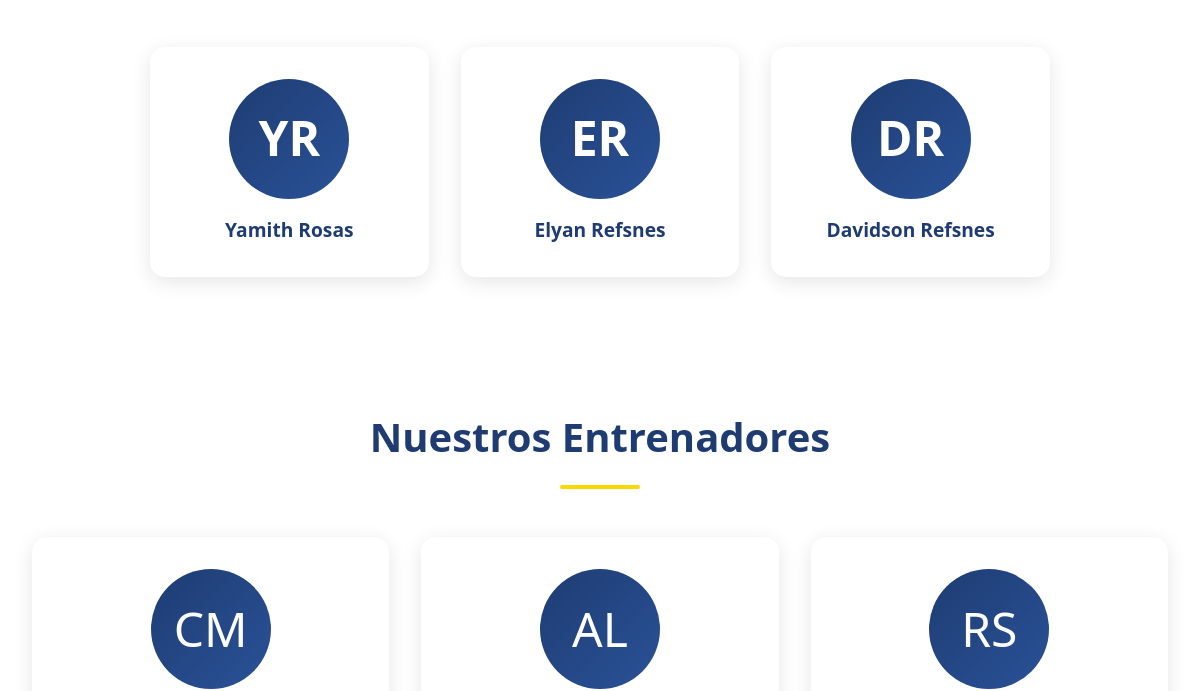
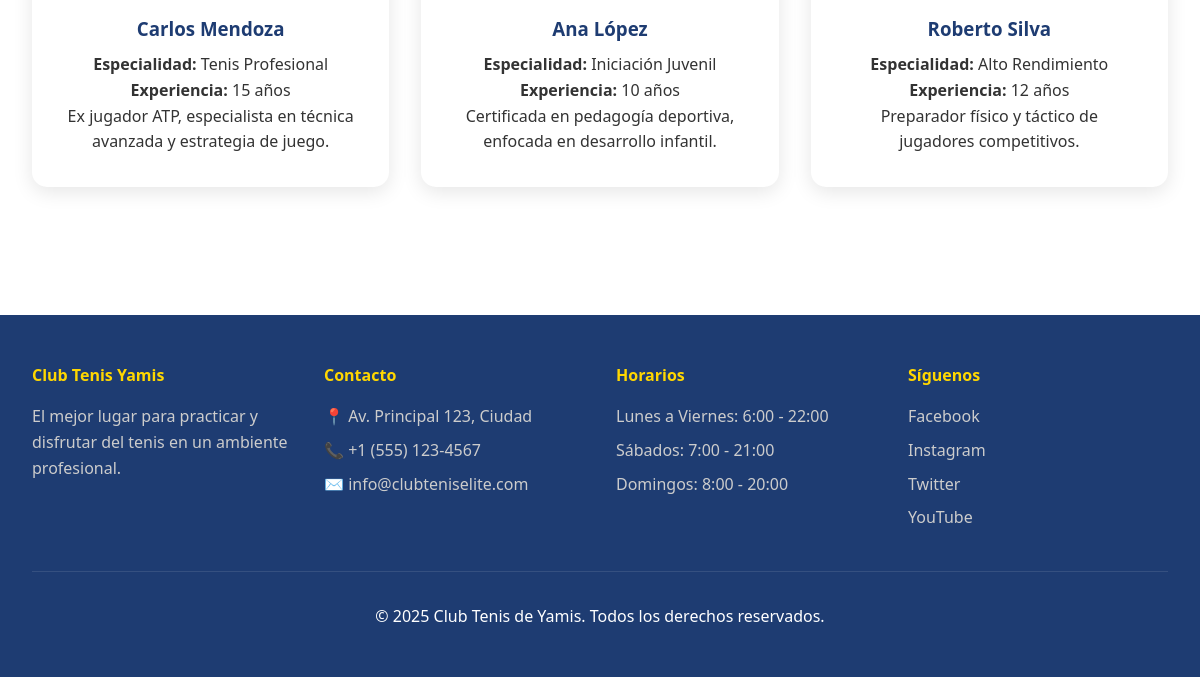
/members/ (lower part), run on an earlier commit of the app's database (2 pictures, top to bottom).
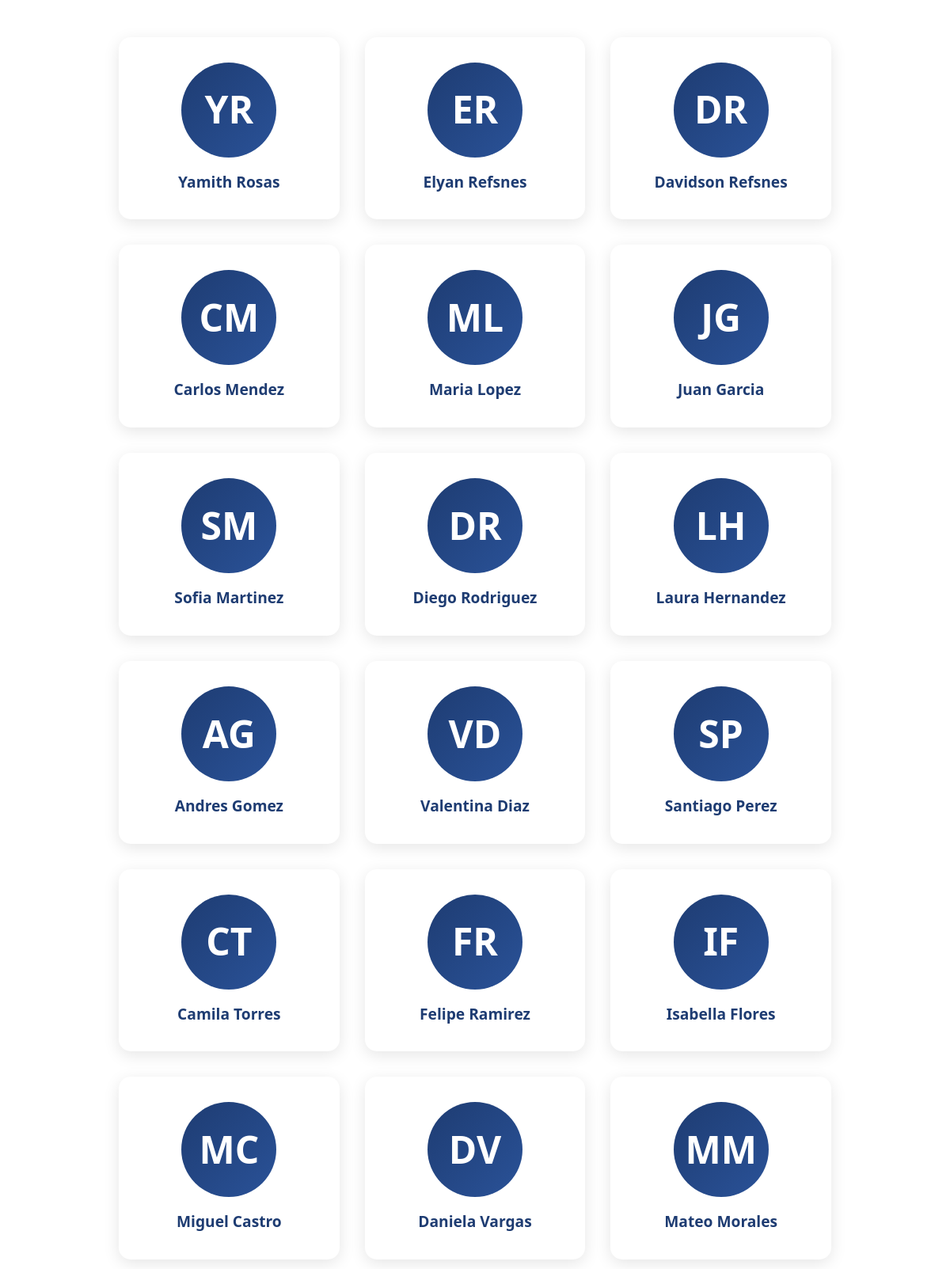
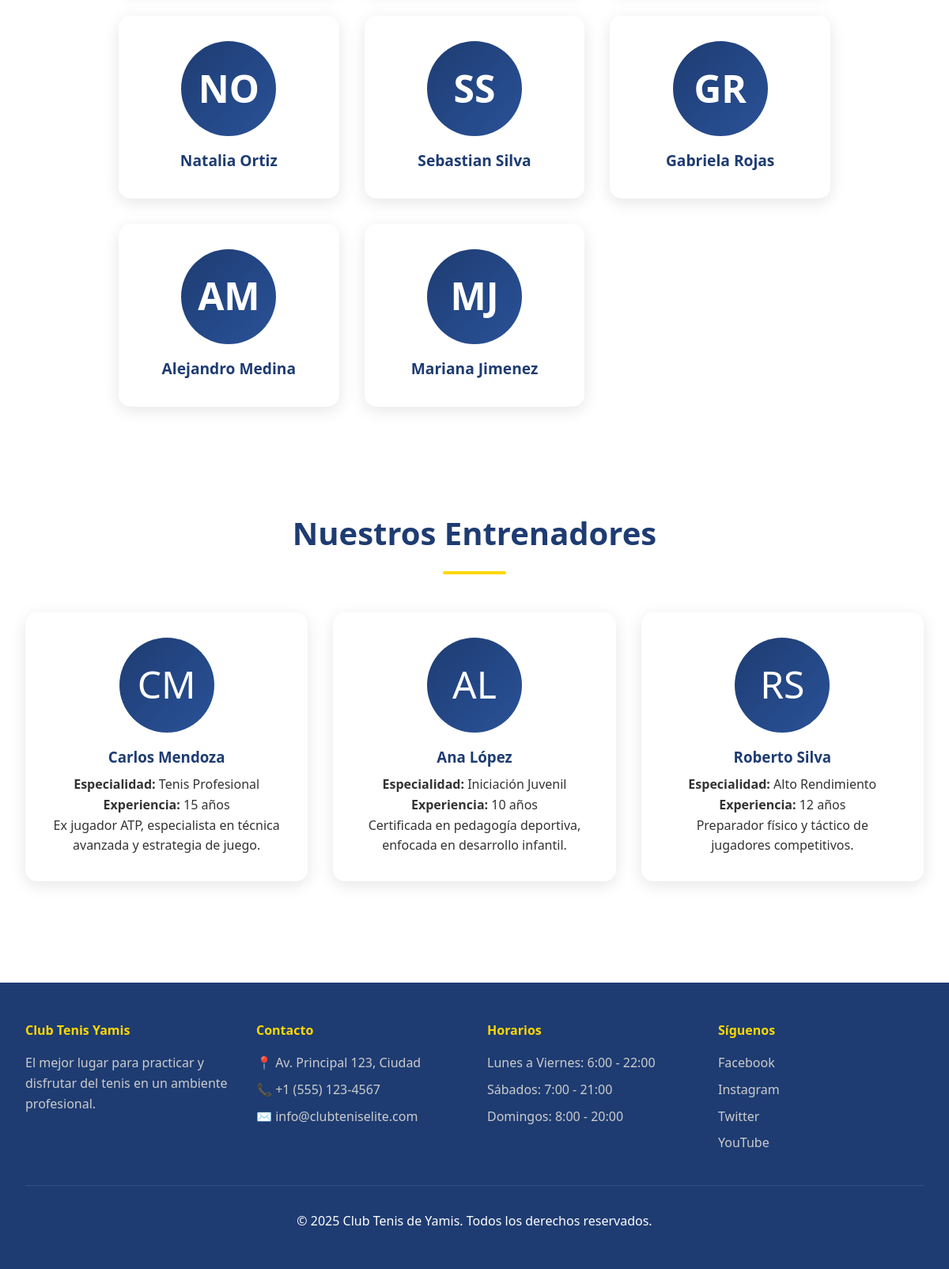
And on a later commit of the database (2 pictures, top to bottom).
### members/models.py (models this page shows, shortened)
class Member(models.Model):
  firstname = models.CharField(max_length=255)
  lastname = models.CharField(max_length=255)
  phone = models.IntegerField(null = True)
  joined_date = models.DateField(null = True)
  pokemon_fav = models.CharField(max_length=25, null = True)
  gender = models.CharField(max_length=10, null = True)
  doc = models.CharField(max_length=15, null = True)

### members/views.py (the view)
# urls.py: path('members/', views.members, name='members'),
def members(request):
  mymembers = Member.objects.all().values()
  template = loader.get_template('all_members.html')
  context = {
    'mymembers': mymembers,
  }
  return HttpResponse(template.render(context, request))

### members/templates/all_members.html (shortened to what this page needs)
{% extends "master.html" %}
{% block content %}
<ul class="member-list">
    {% for x in mymembers %}
        <li class="member-item">
            <div class="member-icon">
                {{ x.firstname|first|upper }}{{ x.lastname|first|upper }}
            </div>
            <a class="member-link" href="details/{{ x.id }}">
                {{ x.firstname }} {{ x.lastname }}
            </a>
        </li>
    {% endfor %}
</ul>
{% endblock %}

What changed in the data, as far as the page shows it:
added Member: firstname|first "C", lastname|first "M", firstname "Carlos", lastname "Mendez"
added Member: firstname|first "M", lastname|first "L", firstname "Maria", lastname "Lopez"
added Member: firstname|first "J", lastname|first "G", firstname "Juan", lastname "Garcia"
added Member: firstname|first "S", lastname|first "M", firstname "Sofia", lastname "Martinez"
added Member: firstname|first "D", lastname|first "R", firstname "Diego", lastname "Rodriguez"
added Member: firstname|first "L", lastname|first "H", firstname "Laura", lastname "Hernandez"
added Member: firstname|first "A", lastname|first "G", firstname "Andres", lastname "Gomez"
added Member: firstname|first "V", lastname|first "D", firstname "Valentina", lastname "Diaz"
added Member: firstname|first "S", lastname|first "P", firstname "Santiago", lastname "Perez"
added Member: firstname|first "C", lastname|first "T", firstname "Camila", lastname "Torres"
added Member: firstname|first "F", lastname|first "R", firstname "Felipe", lastname "Ramirez"
added Member: firstname|first "I", lastname|first "F", firstname "Isabella", lastname "Flores"
added Member: firstname|first "M", lastname|first "C", firstname "Miguel", lastname "Castro"
added Member: firstname|first "D", lastname|first "V", firstname "Daniela", lastname "Vargas"
added Member: firstname|first "M", lastname|first "M", firstname "Mateo", lastname "Morales"
added Member: firstname|first "N", lastname|first "O", firstname "Natalia", lastname "Ortiz"
added Member: firstname|first "S", lastname|first "S", firstname "Sebastian", lastname "Silva"
added Member: firstname|first "G", lastname|first "R", firstname "Gabriela", lastname "Rojas"
added Member: firstname|first "A", lastname|first "M", firstname "Alejandro", lastname "Medina"
added Member: firstname|first "M", lastname|first "J", firstname "Mariana", lastname "Jimenez"
